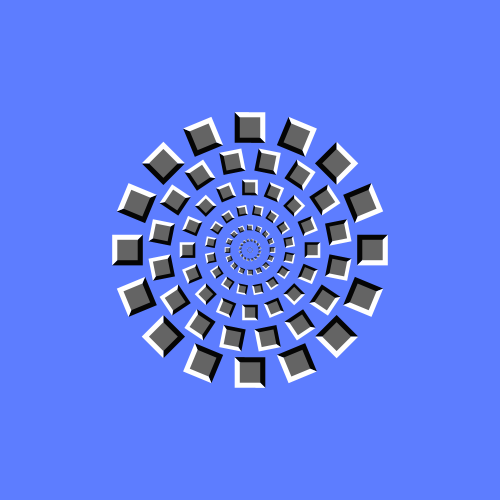
Frame 1 (no input)
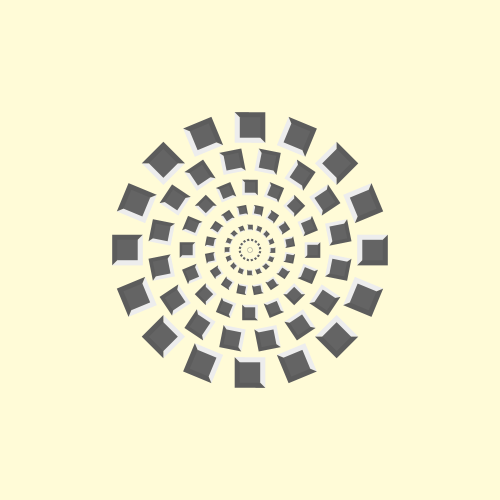
Frame 60 (the mouse pressed at the canvas centre just before this capture)
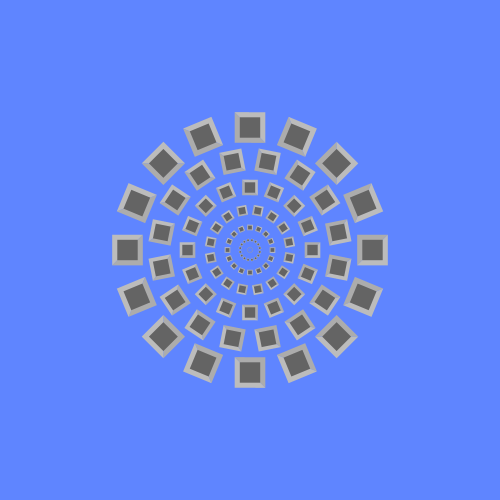
Frame 120 (the mouse held since frame 60 and released just before this capture)

The Processing sketch that drew these frames (run headless with seeded random() and noise(); from frame 60 on, the mouse is pressed at the canvas centre):

// Processing sketch: processing_186323
// ── processing_186323.pde


void setup() {
  size(500, 500);
  colorMode(HSB);
  rectMode(CENTER);
  noStroke();
  
}

void draw() {
  float aleatorio = random(0,250);
  background(aleatorio,aleatorio ,255);
  translate(width/2, height/2);

  float inc = 1;
  int s = 3;

  for (float r = 0; r < 4; r += inc) {
    for (float c = 0, t = 0; c < TWO_PI; c += (TWO_PI/32.0),  t += 1.0) {

      float offset = (t % 2 == 0) ? inc/2.0 :  0;      
      float n = (r + offset);

      pushMatrix();
      rotate(c);
      translate(0, n * n * 10.0);

      scale(n * n / 1.2);
      rotate(PI/1);

      fill(abs(sin(frameCount/50.0f)) * 255.0f);
      triangle(-s/2.0, -s/2.0f, -s/2.0, s/2.0, s/2.0, s/2.0);

      fill(abs(cos(frameCount/50.0f)) * 255.0f);
      triangle(-s/2.0, -s/2.0f, s/2.0, s/2.0, s/2.0, -s/2.0);

      fill(100);
      rect(0, 0, s-1, s-1);

      popMatrix();
    }
  }
}
